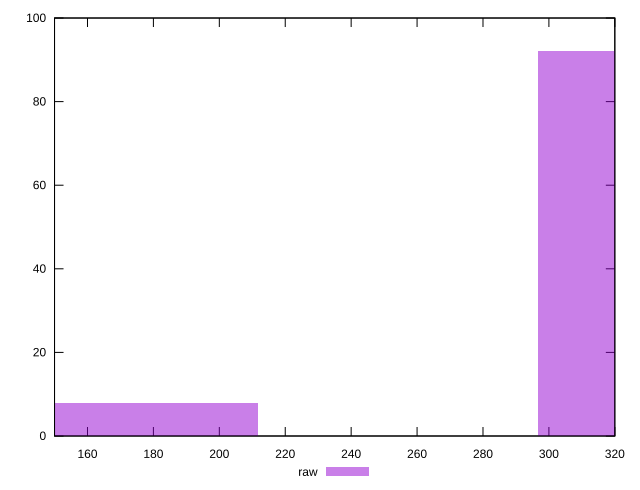

This chart was generated by the following gnuplot code:
reset

$raw <<EOF
338.98128045338353 92
169.49064022669177 8
EOF

set key outside below
set boxwidth 84.74532011334588
set xrange [150:320]
set yrange [0:100]
set trange [0:100]
set style fill transparent solid 0.5 noborder
set terminal svg size 640, 490 enhanced background rgb 'white'
set output "report_00018_2021-02-10T15-25-16.877Z/offscreen-images/samples/pages+cached+noadtech/raw/histogram.svg"

plot $raw title "raw" with boxes

reset
